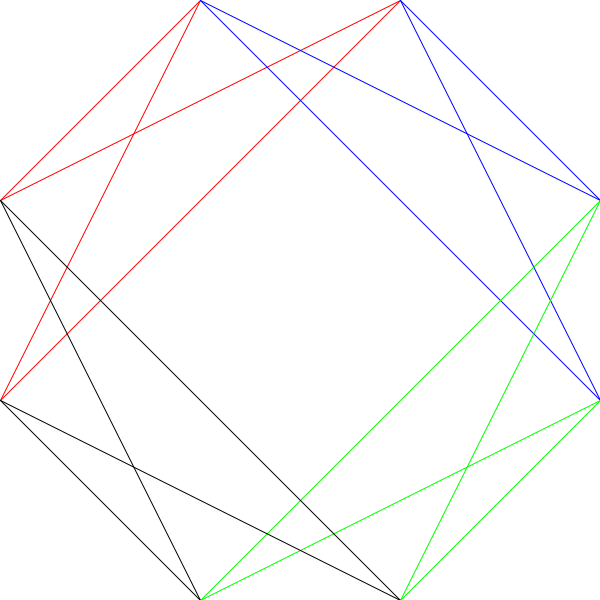
Frame 1 (no input)
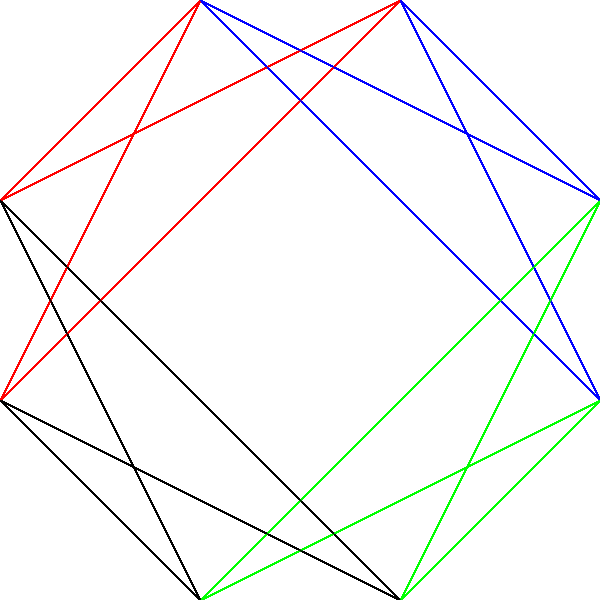
Frame 60 (the mouse pressed at the canvas centre just before this capture)
Frame 120 (the mouse held since frame 60 and released just before this capture): identical to frame 60, image omitted

The Processing sketch that drew these frames (run headless with seeded random() and noise(); from frame 60 on, the mouse is pressed at the canvas centre):

// Processing sketch: ex2
// ── ex2.pde
int N = 3;
void draw() {
  for ( int i = 0; i < 4; i++ ) {
    for ( int x = width / N; x < width; x += width / N ) {
      for ( int y = height / N; y < height; y += height / N ) {
        color c;
        c = color(int(i==0) * 255, int(i==2) * 255, int(i==1) * 255);
        stroke(c);
        line(x, (i / 2) * height, (i/2==1 ? 1-i%2 : i%2) * width, y);
      }
    }
  }
}

void setup() {
  size(600, 600);
  int a = int(true)*5;
  background(255);
}
